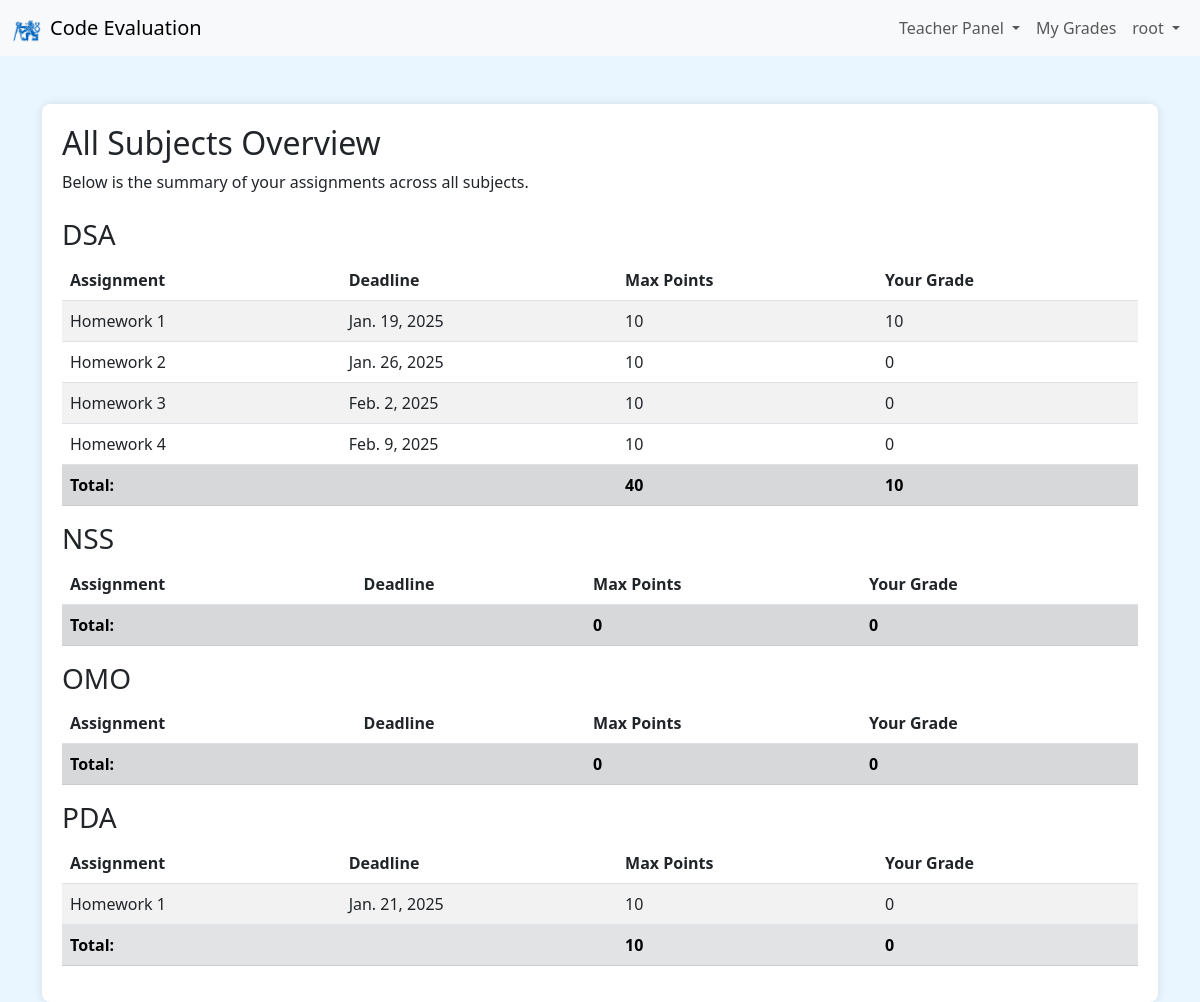
Page /grades-overview/ (signed in) on the earlier database version.
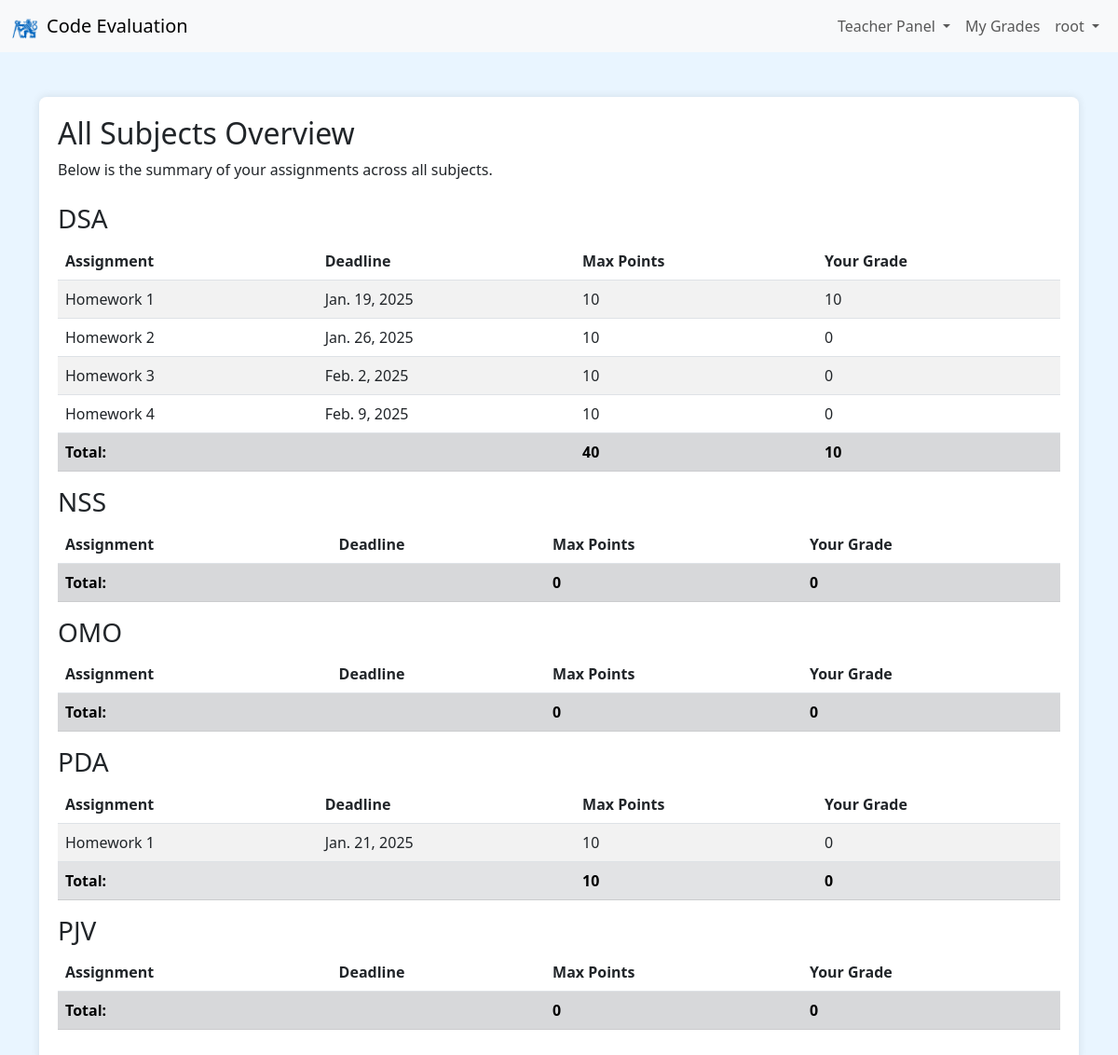
Same page on the later database version.
### upload/models.py (models this page shows, shortened)
class Subject(models.Model):
    name = models.CharField(max_length=100)
    description = models.TextField()

class Assignment(models.Model):
    subject = models.ForeignKey(Subject, on_delete=models.CASCADE, related_name='assignments')
    name = models.CharField(max_length=100)
    description = models.TextField()
    deadline = models.DateField()
    number = models.PositiveIntegerField()
    max_points = models.PositiveIntegerField(default=10, help_text="Максимальное количество баллов за это задание.")
    max_uploads = models.PositiveIntegerField(default=20, help_text="Максимальное количество загрузок для студента.")

### upload/views.py (the view)
# urls.py: path('grades-overview/', views.grades_overview, name='grades_overview'),
@login_required
def grades_overview(request):
    user = request.user
    subjects = Subject.objects.all().order_by('name')
    subject_data = []
    for subj in subjects:
        assignment_rows = []
        total_subject_max = 0
        total_subject_user = 0
        for asg in subj.assignments.all().order_by('deadline'):
            docs = asg.documents.filter(user=user)
            best_doc = docs.order_by('-grade').first()
            user_grade = 0
            if best_doc:
                user_grade = best_doc.grade
            assignment_rows.append({
                'assignment': asg,
                'deadline': asg.deadline,
                'max_points': asg.max_points,
                'user_grade': user_grade,
            })
            total_subject_max += asg.max_points
            total_subject_user += user_grade
        subject_data.append({
            'subject': subj,
            'assignments': assignment_rows,
            'subject_max': total_subject_max,
            'subject_user': total_subject_user,
        })
    return render(request, 'upload/grades_overview.html', {
        'subject_data': subject_data,
    })

### upload/context_processors.py (called while the page is built)
def is_teacher_context(request):
    if request.user.is_authenticated:
        is_teacher_flag = request.user.is_superuser or request.user.groups.filter(name="Teachers").exists()
    else:
        is_teacher_flag = False
    return {
        'is_teacher_flag': is_teacher_flag
    }

### upload/templates/upload/grades_overview.html
{% extends 'upload/base.html' %}
{% load crispy_forms_tags %}
{% block content %}
<div class="content-container">
    <h2>All Subjects Overview</h2>
    <p class="mb-4">Below is the summary of your assignments across all subjects.</p>
    {% for subject_info in subject_data %}
        <h3>{{ subject_info.subject.name }}</h3>
        <table class="table table-striped">
            <thead>
                <tr>
                    <th>Assignment</th>
                    <th>Deadline</th>
                    <th>Max Points</th>
                    <th>Your Grade</th>
                </tr>
            </thead>
            <tbody>
                {% for row in subject_info.assignments %}
                <tr>
                    <td>{{ row.assignment.name }}</td>
                    <td>{{ row.deadline }}</td>
                    <td>{{ row.max_points }}</td>
                    <td>{{ row.user_grade }}</td>
                </tr>
                {% endfor %}
                <tr class="table-secondary">
                    <td colspan="2"><strong>Total:</strong></td>
                    <td><strong>{{ subject_info.subject_max }}</strong></td>
                    <td><strong>{{ subject_info.subject_user }}</strong></td>
                </tr>
            </tbody>
        </table>
    {% endfor %}
</div>
{% endblock %}

Differences in the rows shown:
added Subject: subject.name "PJV", subject_max "0", subject_user "0"
